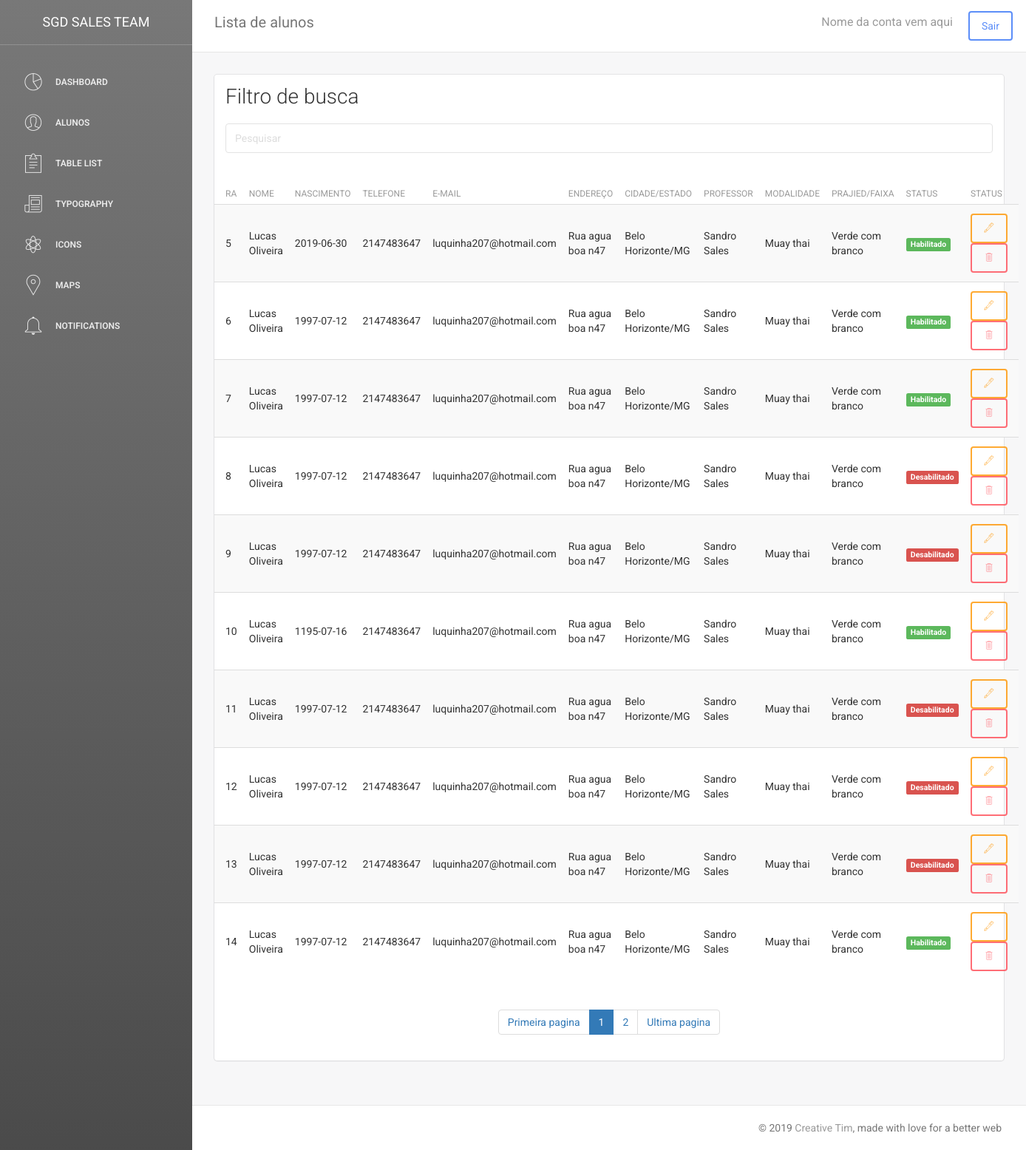
The page /listaraluno.php on the database its author committed.
### tables this page shows
CREATE TABLE `db_aluno` (
  `COD_ALUNO` int(11) NOT NULL,
  `NOME` varchar(255) NOT NULL,
  `DATANASCIMENTO` date NOT NULL,
  `TELEFONE` int(11) NOT NULL,
  `EMAIL` varchar(255) NOT NULL,
  `ENDERECO` varchar(255) NOT NULL,
  `CIDADE` varchar(255) NOT NULL,
  `ESTADO` varchar(255) NOT NULL,
  `PROFESSOR` varchar(255) NOT NULL,
  `MODALIDADE` varchar(255) NOT NULL,
  `STATUS` varchar(255) NOT NULL,
  `NIVEL` varchar(255) DEFAULT NULL
);

### listaraluno.php (the view, shortened to what this page needs)
<?php
include_once("./php/db_connect.php");
?>
<!doctype html>
<html lang="pt-br">
<head>
	<link href="assets/css/bootstrap.min.css" rel="stylesheet" />
	<link href="assets/css/animate.min.css" rel="stylesheet"/>
	<link href="assets/css/light-bootstrap-dashboard.css?v=1.4.0" rel="stylesheet"/>
	<link href="assets/css/demo.css" rel="stylesheet" />
	<link href="http://maxcdn.bootstrapcdn.com/font-awesome/4.2.0/css/font-awesome.min.css" rel="stylesheet">
	<link href="assets/css/pe-icon-7-stroke.css" rel="stylesheet" />
</head>
<body>
<div class="wrapper">
	<div class="sidebar" data-color="black">
		<div class="sidebar-wrapper">
			<div class="logo">
				<a href="http://www.creative-tim.com" class="simple-text">
					SGD Sales Team
				</a>
			</div>
			<ul class="nav">
				<li>
					<a href="dashboard.php">
						<i class="pe-7s-graph"></i>
						<p>Dashboard</p>
					</a>
				</li>
				<li>
					<a class="nav-link collapsed" href="#" data-toggle="collapse" data-target="#collapseTwo" aria-expanded="true" aria-controls="collapseTwo">
					<i class="pe-7s-user"></i>
					<p>Alunos</p>
					</a>
				</li>
				<li>
					<a href="table.html">
						<i class="pe-7s-note2"></i>
						<p>Table List</p>
					</a>
				</li>
				<li>
					<a href="typography.html">
						<i class="pe-7s-news-paper"></i>
						<p>Typography</p>
					</a>
				</li>
				<li>
					<a href="icons.html">
						<i class="pe-7s-science"></i>
						<p>Icons</p>
					</a>
				</li>
				<li>
					<a href="maps.html">
						<i class="pe-7s-map-marker"></i>
						<p>Maps</p>
					</a>
				</li>
				<li>
					<a href="notifications.html">
						<i class="pe-7s-bell"></i>
						<p>Notifications</p>
					</a>
				</li>
			</ul>
		</div>
	</div>
	<div class="main-panel">
		<nav class="navbar navbar-default navbar-fixed">
			<div class="container-fluid">
				<div class="navbar-header">
					<a class="navbar-brand" href="#">Lista de alunos</a>
				</div>
				<div class="collapse navbar-collapse">
					<ul class="nav navbar-nav navbar-right">
						<li>
						   <a href="">
							   <p>Nome da conta vem aqui</p>
							</a>
						</li>
						<li>
							<button type="button" class="btn btn-primary" data-toggle="modal" data-target="#modalExemplo">
							Sair
							</button>
						</li>
					</ul>
				</div>
			</div>
		</nav>
		<div class="content">
			<div class="container-fluid">
				<div class="row">
					<div class="col-md-12">
						<div class="card">
							<div class="header">
								<h3 class="title">Filtro de busca</h3>
								<br>
								<input type="text" class="form-control" placeholder="Pesquisar" id="filtro">
								<br>
							</div>
							<div class="content table-responsive table-full-width">
								<table id="tabela" class="table table-hover table-striped">
									<thead>
										<th>RA</th>
										<th>Nome</th>
										<th>Nascimento</th>
										<th>Telefone</th>
										<th>E-mail</th>
										<th>Endereço</th>
										<th>Cidade/Estado</th>
										<th>Professor</th>
										<th>Modalidade</th>
										<th>Prajied/Faixa</th>
										<th>Status</th>
										<th>Status</th>
									</thead>
									<tbody id="filtrobusca">
									<?php
									$pagina_atual = filter_input(INPUT_GET,'pagina', FILTER_SANITIZE_NUMBER_INT);
									$pagina = (!empty($pagina_atual)) ? $pagina_atual : 1;
									$qnt_result_pg = 10;
									$inicio = ($qnt_result_pg * $pagina) - $qnt_result_pg;
									$result_usuarios = "SELECT * FROM db_aluno LIMIT $inicio, $qnt_result_pg";
									$resultado_usuarios = mysqli_query($connect, $result_usuarios);
									while($dado = mysqli_fetch_assoc($resultado_usuarios)){ ?>
										<tr>
											<td><?php echo $dado ["COD_ALUNO"]; ?></td>
											<td><?php echo $dado ["NOME"]; ?></td>
											<td><?php echo $dado ["DATANASCIMENTO"]; ?></td>
											<td><?php echo $dado ["TELEFONE"]; ?></td>
											<td><?php echo $dado ["EMAIL"]; ?></td>
											<td><?php echo $dado ["ENDERECO"]; ?></td>
											<td><?php echo $dado ["CIDADE"]; ?>/<?php echo $dado ["ESTADO"]; ?></td>
											<td><?php echo $dado ["PROFESSOR"]; ?></td>
											<td><?php echo $dado ["MODALIDADE"]; ?></td>
											<td><?php echo $dado ["NIVEL"]; ?></td>
											<?php
												if($dado["STATUS"] == 'Habilitado'){
											?>
											<td><span class="label label-success"><?php echo $dado ['STATUS']; ?></span></td>
											<?php
											}else{
											?>
											<td><span class="label label-danger"><?php echo $dado ["STATUS"]; ?></span></td>
											<?php
											}
											?>
											<td>
											<button type="button" class="btn btn-warning"data-toggle="modal" data-target="#editaraluno" ><i class="pe-7s-pen"></i></button>
											<button type="button" class="btn btn-danger" data-toggle="modal" data-target="#excluiraluno"><i class="pe-7s-trash"></i></button>
											</td>
										</tr>
									<?php } ?>
									</tbody>
								</table>
										<?php
										$result_pg = "SELECT COUNT(COD_ALUNO) AS num_result FROM db_aluno";
										$resultado_pg = mysqli_query($connect, $result_pg);
										$row_pg = mysqli_fetch_assoc($resultado_pg);
										$quantidade_pg = ceil($row_pg['num_result'] / $qnt_result_pg);
										$max_links = 1; ?>
										<center>
										<nav aria-label="Page navigation example">
											<ul class="pagination">
												<li class="page-item"><a class="page-link"  href="listaraluno.php?pagina=1">Primeira pagina</a></li>
										<li class="paginate_button page-item active"><a class="page-link"><?php echo $pagina ?></a></li>
										<?php for($pag_dep = $pagina + 1; $pag_dep <= $pagina + $max_links; $pag_dep++){ ?>
										<?php	if($pag_dep <= $quantidade_pg){ ?>
												<li class="page-item"><a class="page-link"  href="listaraluno.php?pagina=<?php echo$pag_dep?>"><?php echo $pag_dep?></a></li>
										<?php	} ?>
										<?php } ?>
												<li class="page-item"><a class="page-link"  href="listaraluno.php?pagina=<?php echo $quantidade_pg?>">Ultima pagina</a></li>
											</ul>
										</nav>
										</center>
							</div>
						</div>
					</div>
				</div>
			</div>
		</div>
		<footer class="footer">
			<div class="container-fluid"><p class="copyright pull-right">
					&copy; <script>document.write(new Date().getFullYear())</script> <a href="http://www.creative-tim.com">Creative Tim</a>, made with love for a better web
				</p>
			</div>
		</footer>
	</div>
</div>
</body>
</html>

### rows shown on the page
db_aluno: COD_ALUNO "5", NOME "Lucas Oliveira", DATANASCIMENTO "2019-06-30", TELEFONE "2147483647", EMAIL "luquinha207@hotmail.com", ENDERECO "Rua agua boa n47", CIDADE "Belo Horizonte", ESTADO "MG", PROFESSOR "Sandro Sales", MODALIDADE "Muay thai", NIVEL "Verde com branco", STATUS "Habilitado"
db_aluno: COD_ALUNO "6", NOME "Lucas Oliveira", DATANASCIMENTO "1997-07-12", TELEFONE "2147483647", EMAIL "luquinha207@hotmail.com", ENDERECO "Rua agua boa n47", CIDADE "Belo Horizonte", ESTADO "MG", PROFESSOR "Sandro Sales", MODALIDADE "Muay thai", NIVEL "Verde com branco", STATUS "Habilitado"
db_aluno: COD_ALUNO "7", NOME "Lucas Oliveira", DATANASCIMENTO "1997-07-12", TELEFONE "2147483647", EMAIL "luquinha207@hotmail.com", ENDERECO "Rua agua boa n47", CIDADE "Belo Horizonte", ESTADO "MG", PROFESSOR "Sandro Sales", MODALIDADE "Muay thai", NIVEL "Verde com branco", STATUS "Habilitado"
db_aluno: COD_ALUNO "8", NOME "Lucas Oliveira", DATANASCIMENTO "1997-07-12", TELEFONE "2147483647", EMAIL "luquinha207@hotmail.com", ENDERECO "Rua agua boa n47", CIDADE "Belo Horizonte", ESTADO "MG", PROFESSOR "Sandro Sales", MODALIDADE "Muay thai", NIVEL "Verde com branco", STATUS "Desabilitado"
db_aluno: COD_ALUNO "9", NOME "Lucas Oliveira", DATANASCIMENTO "1997-07-12", TELEFONE "2147483647", EMAIL "luquinha207@hotmail.com", ENDERECO "Rua agua boa n47", CIDADE "Belo Horizonte", ESTADO "MG", PROFESSOR "Sandro Sales", MODALIDADE "Muay thai", NIVEL "Verde com branco", STATUS "Desabilitado"
db_aluno: COD_ALUNO "10", NOME "Lucas Oliveira", DATANASCIMENTO "1195-07-16", TELEFONE "2147483647", EMAIL "luquinha207@hotmail.com", ENDERECO "Rua agua boa n47", CIDADE "Belo Horizonte", ESTADO "MG", PROFESSOR "Sandro Sales", MODALIDADE "Muay thai", NIVEL "Verde com branco", STATUS "Habilitado"
db_aluno: COD_ALUNO "11", NOME "Lucas Oliveira", DATANASCIMENTO "1997-07-12", TELEFONE "2147483647", EMAIL "luquinha207@hotmail.com", ENDERECO "Rua agua boa n47", CIDADE "Belo Horizonte", ESTADO "MG", PROFESSOR "Sandro Sales", MODALIDADE "Muay thai", NIVEL "Verde com branco", STATUS "Desabilitado"
db_aluno: COD_ALUNO "12", NOME "Lucas Oliveira", DATANASCIMENTO "1997-07-12", TELEFONE "2147483647", EMAIL "luquinha207@hotmail.com", ENDERECO "Rua agua boa n47", CIDADE "Belo Horizonte", ESTADO "MG", PROFESSOR "Sandro Sales", MODALIDADE "Muay thai", NIVEL "Verde com branco", STATUS "Desabilitado"
db_aluno: COD_ALUNO "13", NOME "Lucas Oliveira", DATANASCIMENTO "1997-07-12", TELEFONE "2147483647", EMAIL "luquinha207@hotmail.com", ENDERECO "Rua agua boa n47", CIDADE "Belo Horizonte", ESTADO "MG", PROFESSOR "Sandro Sales", MODALIDADE "Muay thai", NIVEL "Verde com branco", STATUS "Desabilitado"
db_aluno: COD_ALUNO "14", NOME "Lucas Oliveira", DATANASCIMENTO "1997-07-12", TELEFONE "2147483647", EMAIL "luquinha207@hotmail.com", ENDERECO "Rua agua boa n47", CIDADE "Belo Horizonte", ESTADO "MG", PROFESSOR "Sandro Sales", MODALIDADE "Muay thai", NIVEL "Verde com branco", STATUS "Habilitado"

### other values the page prints
$pagina "1"
